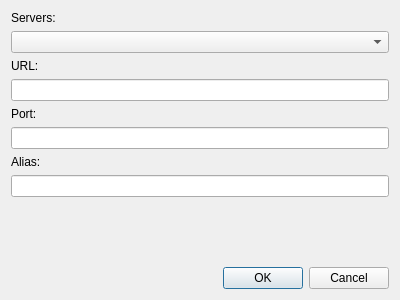
<?xml version="1.0" encoding="UTF-8"?>
<ui version="4.0">
 <class>ConnectionDialog</class>
 <widget class="QDialog" name="ConnectionDialog">
  <property name="geometry">
   <rect>
    <x>0</x>
    <y>0</y>
    <width>400</width>
    <height>300</height>
   </rect>
  </property>
  <property name="windowTitle">
   <string>New connection</string>
  </property>
  <layout class="QVBoxLayout" name="verticalLayout">
   <item>
    <widget class="QLabel" name="label_4">
     <property name="text">
      <string>Servers:</string>
     </property>
    </widget>
   </item>
   <item>
    <widget class="QComboBox" name="serverCombo"/>
   </item>
   <item>
    <widget class="QLabel" name="label">
     <property name="text">
      <string>URL:</string>
     </property>
    </widget>
   </item>
   <item>
    <widget class="QLineEdit" name="urlEdit"/>
   </item>
   <item>
    <widget class="QLabel" name="label_2">
     <property name="text">
      <string>Port:</string>
     </property>
    </widget>
   </item>
   <item>
    <widget class="QLineEdit" name="portEdit">
     <property name="inputMethodHints">
      <set>Qt::ImhNone</set>
     </property>
    </widget>
   </item>
   <item>
    <widget class="QLabel" name="label_3">
     <property name="text">
      <string>Alias:</string>
     </property>
    </widget>
   </item>
   <item>
    <widget class="QLineEdit" name="nickEdit"/>
   </item>
   <item>
    <spacer name="verticalSpacer">
     <property name="orientation">
      <enum>Qt::Vertical</enum>
     </property>
     <property name="sizeHint" stdset="0">
      <size>
       <width>20</width>
       <height>40</height>
      </size>
     </property>
    </spacer>
   </item>
   <item>
    <widget class="QDialogButtonBox" name="buttonBox">
     <property name="orientation">
      <enum>Qt::Horizontal</enum>
     </property>
     <property name="standardButtons">
      <set>QDialogButtonBox::Cancel|QDialogButtonBox::Ok</set>
     </property>
    </widget>
   </item>
  </layout>
 </widget>
 <tabstops>
  <tabstop>serverCombo</tabstop>
  <tabstop>urlEdit</tabstop>
  <tabstop>portEdit</tabstop>
  <tabstop>nickEdit</tabstop>
  <tabstop>buttonBox</tabstop>
 </tabstops>
 <resources/>
 <connections>
  <connection>
   <sender>buttonBox</sender>
   <signal>accepted()</signal>
   <receiver>ConnectionDialog</receiver>
   <slot>accept()</slot>
   <hints>
    <hint type="sourcelabel">
     <x>248</x>
     <y>254</y>
    </hint>
    <hint type="destinationlabel">
     <x>157</x>
     <y>274</y>
    </hint>
   </hints>
  </connection>
  <connection>
   <sender>buttonBox</sender>
   <signal>rejected()</signal>
   <receiver>ConnectionDialog</receiver>
   <slot>reject()</slot>
   <hints>
    <hint type="sourcelabel">
     <x>316</x>
     <y>260</y>
    </hint>
    <hint type="destinationlabel">
     <x>286</x>
     <y>274</y>
    </hint>
   </hints>
  </connection>
 </connections>
</ui>
